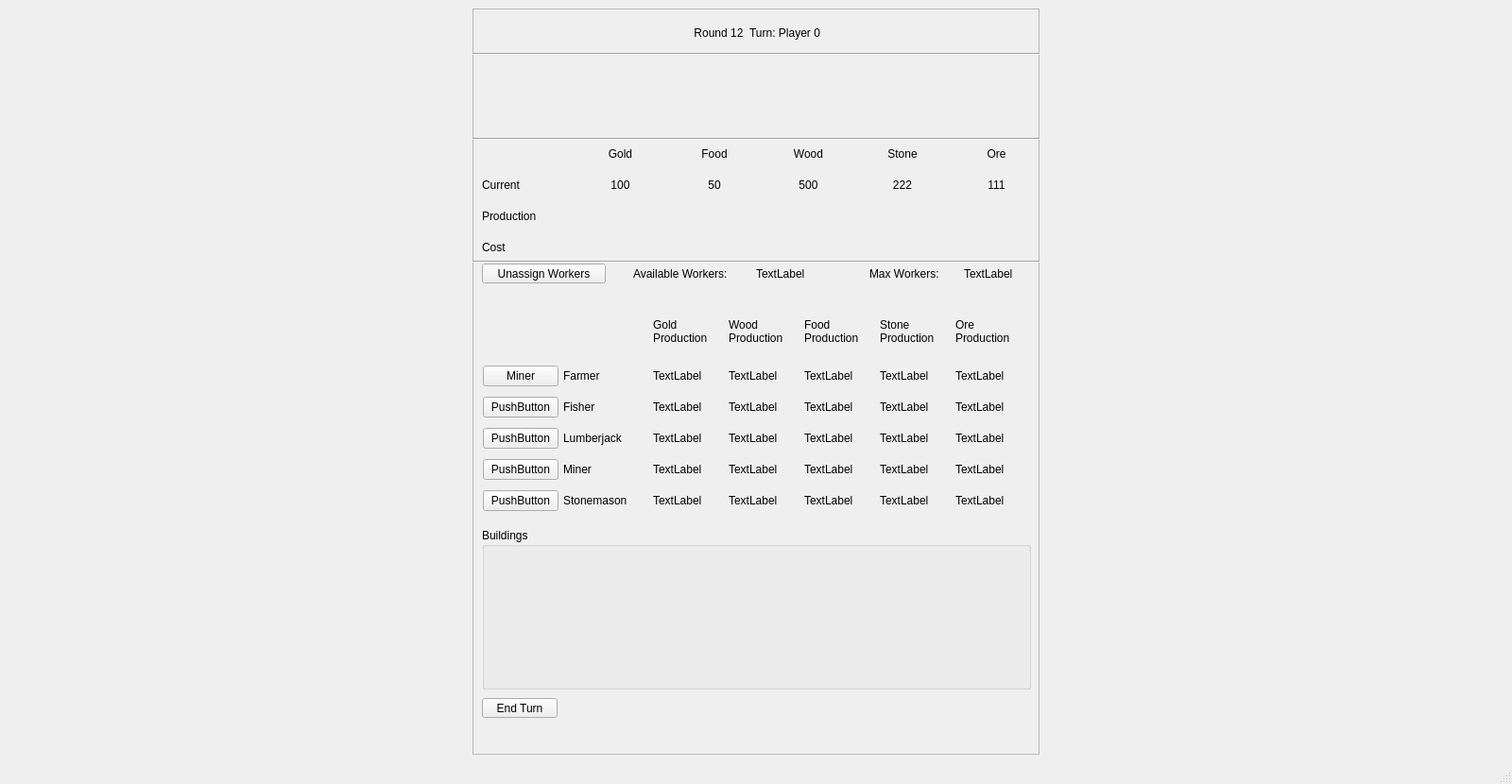
<?xml version="1.0" encoding="UTF-8"?>
<ui version="4.0">
 <class>MapWindow</class>
 <widget class="QMainWindow" name="MapWindow">
  <property name="geometry">
   <rect>
    <x>0</x>
    <y>0</y>
    <width>1600</width>
    <height>830</height>
   </rect>
  </property>
  <property name="minimumSize">
   <size>
    <width>0</width>
    <height>0</height>
   </size>
  </property>
  <property name="baseSize">
   <size>
    <width>0</width>
    <height>0</height>
   </size>
  </property>
  <property name="windowTitle">
   <string>MainWindow</string>
  </property>
  <widget class="QWidget" name="centralwidget">
   <layout class="QGridLayout" name="gridLayout">
    <item row="0" column="0" rowspan="4">
     <layout class="QVBoxLayout" name="verticalLayout_3"/>
    </item>
    <item row="0" column="1" rowspan="4">
     <widget class="QFrame" name="menuLayout">
      <property name="minimumSize">
       <size>
        <width>600</width>
        <height>0</height>
       </size>
      </property>
      <property name="maximumSize">
       <size>
        <width>600</width>
        <height>16777215</height>
       </size>
      </property>
      <property name="autoFillBackground">
       <bool>false</bool>
      </property>
      <property name="frameShape">
       <enum>QFrame::StyledPanel</enum>
      </property>
      <property name="frameShadow">
       <enum>QFrame::Raised</enum>
      </property>
      <widget class="QGroupBox" name="buildButtons">
       <property name="geometry">
        <rect>
         <x>10</x>
         <y>550</y>
         <width>581</width>
         <height>171</height>
        </rect>
       </property>
       <property name="title">
        <string>Buildings</string>
       </property>
       <widget class="QWidget" name="gridLayoutWidget_2">
        <property name="geometry">
         <rect>
          <x>10</x>
          <y>30</y>
          <width>561</width>
          <height>131</height>
         </rect>
        </property>
        <layout class="QGridLayout" name="buildGridLayout">
         <property name="sizeConstraint">
          <enum>QLayout::SetDefaultConstraint</enum>
         </property>
        </layout>
       </widget>
      </widget>
      <widget class="QPushButton" name="endTurnBtn">
       <property name="geometry">
        <rect>
         <x>10</x>
         <y>730</y>
         <width>80</width>
         <height>21</height>
        </rect>
       </property>
       <property name="text">
        <string>End Turn</string>
       </property>
      </widget>
      <widget class="QWidget" name="horizontalLayoutWidget">
       <property name="geometry">
        <rect>
         <x>0</x>
         <y>0</y>
         <width>601</width>
         <height>51</height>
        </rect>
       </property>
       <layout class="QHBoxLayout" name="horizontalLayout">
        <item>
         <spacer name="horizontalSpacer_2">
          <property name="orientation">
           <enum>Qt::Horizontal</enum>
          </property>
          <property name="sizeHint" stdset="0">
           <size>
            <width>40</width>
            <height>20</height>
           </size>
          </property>
         </spacer>
        </item>
        <item>
         <widget class="QLabel" name="roundIndicator">
          <property name="text">
           <string>Round 12</string>
          </property>
          <property name="alignment">
           <set>Qt::AlignCenter</set>
          </property>
         </widget>
        </item>
        <item>
         <widget class="QLabel" name="turnIndicator">
          <property name="enabled">
           <bool>true</bool>
          </property>
          <property name="text">
           <string>Turn: Player 0</string>
          </property>
          <property name="alignment">
           <set>Qt::AlignCenter</set>
          </property>
         </widget>
        </item>
        <item>
         <spacer name="horizontalSpacer">
          <property name="orientation">
           <enum>Qt::Horizontal</enum>
          </property>
          <property name="sizeHint" stdset="0">
           <size>
            <width>40</width>
            <height>20</height>
           </size>
          </property>
         </spacer>
        </item>
       </layout>
      </widget>
      <widget class="QWidget" name="gridLayoutWidget">
       <property name="geometry">
        <rect>
         <x>10</x>
         <y>310</y>
         <width>581</width>
         <height>231</height>
        </rect>
       </property>
       <layout class="QGridLayout" name="workerLayout" rowstretch="0,0,0,0,0,0" columnstretch="0,0,0,0,0,0,0" rowminimumheight="0,0,0,0,0,0" columnminimumwidth="0,0,0,0,0,0,0">
        <property name="sizeConstraint">
         <enum>QLayout::SetDefaultConstraint</enum>
        </property>
        <property name="spacing">
         <number>4</number>
        </property>
        <item row="5" column="3">
         <widget class="QLabel" name="worker5WoodLabel">
          <property name="text">
           <string>TextLabel</string>
          </property>
         </widget>
        </item>
        <item row="2" column="4">
         <widget class="QLabel" name="worker2FoodLabel">
          <property name="text">
           <string>TextLabel</string>
          </property>
         </widget>
        </item>
        <item row="1" column="5">
         <widget class="QLabel" name="worker1StoneLabel">
          <property name="text">
           <string>TextLabel</string>
          </property>
         </widget>
        </item>
        <item row="5" column="1">
         <widget class="QLabel" name="worker5TypeLabel">
          <property name="maximumSize">
           <size>
            <width>90</width>
            <height>16777215</height>
           </size>
          </property>
          <property name="text">
           <string>Stonemason</string>
          </property>
         </widget>
        </item>
        <item row="2" column="2">
         <widget class="QLabel" name="worker2GoldLabel">
          <property name="text">
           <string>TextLabel</string>
          </property>
         </widget>
        </item>
        <item row="1" column="1">
         <widget class="QLabel" name="worker1TypeLabel">
          <property name="maximumSize">
           <size>
            <width>90</width>
            <height>16777215</height>
           </size>
          </property>
          <property name="text">
           <string>Farmer</string>
          </property>
         </widget>
        </item>
        <item row="3" column="0">
         <widget class="QPushButton" name="setWorker3Btn">
          <property name="maximumSize">
           <size>
            <width>80</width>
            <height>16777215</height>
           </size>
          </property>
          <property name="text">
           <string>PushButton</string>
          </property>
         </widget>
        </item>
        <item row="2" column="0">
         <widget class="QPushButton" name="setWorker2Btn">
          <property name="maximumSize">
           <size>
            <width>80</width>
            <height>16777215</height>
           </size>
          </property>
          <property name="text">
           <string>PushButton</string>
          </property>
         </widget>
        </item>
        <item row="4" column="4">
         <widget class="QLabel" name="worker4FoodLabel">
          <property name="text">
           <string>TextLabel</string>
          </property>
         </widget>
        </item>
        <item row="4" column="3">
         <widget class="QLabel" name="worker4WoodLabel">
          <property name="text">
           <string>TextLabel</string>
          </property>
         </widget>
        </item>
        <item row="5" column="2">
         <widget class="QLabel" name="worker5GoldLabel">
          <property name="text">
           <string>TextLabel</string>
          </property>
         </widget>
        </item>
        <item row="4" column="2">
         <widget class="QLabel" name="worker4GoldLabel">
          <property name="text">
           <string>TextLabel</string>
          </property>
         </widget>
        </item>
        <item row="4" column="5">
         <widget class="QLabel" name="worker4StoneLabel">
          <property name="text">
           <string>TextLabel</string>
          </property>
         </widget>
        </item>
        <item row="5" column="5">
         <widget class="QLabel" name="worker5StoneLabel">
          <property name="text">
           <string>TextLabel</string>
          </property>
         </widget>
        </item>
        <item row="3" column="3">
         <widget class="QLabel" name="worker3WoodLabel">
          <property name="text">
           <string>TextLabel</string>
          </property>
         </widget>
        </item>
        <item row="3" column="5">
         <widget class="QLabel" name="worker3StoneLabel">
          <property name="text">
           <string>TextLabel</string>
          </property>
         </widget>
        </item>
        <item row="2" column="5">
         <widget class="QLabel" name="worker2StoneLabel">
          <property name="text">
           <string>TextLabel</string>
          </property>
         </widget>
        </item>
        <item row="5" column="4">
         <widget class="QLabel" name="worker5FoodLabel">
          <property name="text">
           <string>TextLabel</string>
          </property>
         </widget>
        </item>
        <item row="2" column="3">
         <widget class="QLabel" name="worker2WoodLabel">
          <property name="text">
           <string>TextLabel</string>
          </property>
         </widget>
        </item>
        <item row="1" column="2">
         <widget class="QLabel" name="worker1GoldLabel">
          <property name="text">
           <string>TextLabel</string>
          </property>
         </widget>
        </item>
        <item row="3" column="4">
         <widget class="QLabel" name="worker3FoodLabel">
          <property name="text">
           <string>TextLabel</string>
          </property>
         </widget>
        </item>
        <item row="4" column="0">
         <widget class="QPushButton" name="setWorker4Btn">
          <property name="maximumSize">
           <size>
            <width>80</width>
            <height>16777215</height>
           </size>
          </property>
          <property name="text">
           <string>PushButton</string>
          </property>
         </widget>
        </item>
        <item row="1" column="6">
         <widget class="QLabel" name="worker1OreLabel">
          <property name="text">
           <string>TextLabel</string>
          </property>
         </widget>
        </item>
        <item row="1" column="4">
         <widget class="QLabel" name="worker1FoodLabel">
          <property name="text">
           <string>TextLabel</string>
          </property>
         </widget>
        </item>
        <item row="2" column="6">
         <widget class="QLabel" name="worker2OreLabel">
          <property name="text">
           <string>TextLabel</string>
          </property>
         </widget>
        </item>
        <item row="1" column="0">
         <widget class="QPushButton" name="setWorker1Btn">
          <property name="maximumSize">
           <size>
            <width>80</width>
            <height>16777215</height>
           </size>
          </property>
          <property name="text">
           <string>Miner</string>
          </property>
         </widget>
        </item>
        <item row="1" column="3">
         <widget class="QLabel" name="worker1WoodLabel">
          <property name="text">
           <string>TextLabel</string>
          </property>
         </widget>
        </item>
        <item row="5" column="6">
         <widget class="QLabel" name="worker5OreLabel">
          <property name="text">
           <string>TextLabel</string>
          </property>
         </widget>
        </item>
        <item row="4" column="1">
         <widget class="QLabel" name="worker4TypeLabel">
          <property name="maximumSize">
           <size>
            <width>90</width>
            <height>16777215</height>
           </size>
          </property>
          <property name="text">
           <string>Miner</string>
          </property>
         </widget>
        </item>
        <item row="5" column="0">
         <widget class="QPushButton" name="setWorker5Btn">
          <property name="maximumSize">
           <size>
            <width>80</width>
            <height>16777215</height>
           </size>
          </property>
          <property name="text">
           <string>PushButton</string>
          </property>
         </widget>
        </item>
        <item row="4" column="6">
         <widget class="QLabel" name="worker4OreLabel">
          <property name="text">
           <string>TextLabel</string>
          </property>
         </widget>
        </item>
        <item row="3" column="2">
         <widget class="QLabel" name="worker3GoldLabel">
          <property name="text">
           <string>TextLabel</string>
          </property>
         </widget>
        </item>
        <item row="3" column="1">
         <widget class="QLabel" name="worker3TypeLabel">
          <property name="maximumSize">
           <size>
            <width>90</width>
            <height>16777215</height>
           </size>
          </property>
          <property name="text">
           <string>Lumberjack</string>
          </property>
         </widget>
        </item>
        <item row="3" column="6">
         <widget class="QLabel" name="worker3OreLabel">
          <property name="text">
           <string>TextLabel</string>
          </property>
         </widget>
        </item>
        <item row="2" column="1">
         <widget class="QLabel" name="worker2TypeLabel">
          <property name="maximumSize">
           <size>
            <width>90</width>
            <height>16777215</height>
           </size>
          </property>
          <property name="text">
           <string>Fisher</string>
          </property>
         </widget>
        </item>
        <item row="0" column="2">
         <widget class="QLabel" name="label_4">
          <property name="maximumSize">
           <size>
            <width>75</width>
            <height>50</height>
           </size>
          </property>
          <property name="text">
           <string>Gold Production</string>
          </property>
          <property name="wordWrap">
           <bool>true</bool>
          </property>
         </widget>
        </item>
        <item row="0" column="3">
         <widget class="QLabel" name="label_5">
          <property name="maximumSize">
           <size>
            <width>75</width>
            <height>100</height>
           </size>
          </property>
          <property name="text">
           <string>Wood Production</string>
          </property>
          <property name="wordWrap">
           <bool>true</bool>
          </property>
         </widget>
        </item>
        <item row="0" column="4">
         <widget class="QLabel" name="label_6">
          <property name="maximumSize">
           <size>
            <width>75</width>
            <height>50</height>
           </size>
          </property>
          <property name="text">
           <string>Food Production</string>
          </property>
          <property name="wordWrap">
           <bool>true</bool>
          </property>
         </widget>
        </item>
        <item row="0" column="5">
         <widget class="QLabel" name="label_7">
          <property name="maximumSize">
           <size>
            <width>75</width>
            <height>50</height>
           </size>
          </property>
          <property name="text">
           <string>Stone Production</string>
          </property>
          <property name="wordWrap">
           <bool>true</bool>
          </property>
         </widget>
        </item>
        <item row="0" column="6">
         <widget class="QLabel" name="label_8">
          <property name="maximumSize">
           <size>
            <width>75</width>
            <height>50</height>
           </size>
          </property>
          <property name="text">
           <string>Ore Production</string>
          </property>
          <property name="wordWrap">
           <bool>true</bool>
          </property>
         </widget>
        </item>
       </layout>
      </widget>
      <widget class="QWidget" name="layoutWidget">
       <property name="geometry">
        <rect>
         <x>10</x>
         <y>140</y>
         <width>591</width>
         <height>126</height>
        </rect>
       </property>
       <layout class="QGridLayout" name="resourceLayout" rowstretch="0,0,0,0,0,0" rowminimumheight="0,0,0,0,0,0">
        <property name="spacing">
         <number>6</number>
        </property>
        <item row="2" column="3">
         <widget class="QLabel" name="foodLabel">
          <property name="text">
           <string>50</string>
          </property>
          <property name="alignment">
           <set>Qt::AlignCenter</set>
          </property>
         </widget>
        </item>
        <item row="1" column="3">
         <widget class="QLabel" name="foodTitle">
          <property name="text">
           <string>Food</string>
          </property>
          <property name="alignment">
           <set>Qt::AlignCenter</set>
          </property>
         </widget>
        </item>
        <item row="1" column="5">
         <widget class="QLabel" name="woodTitle">
          <property name="text">
           <string>Wood</string>
          </property>
          <property name="alignment">
           <set>Qt::AlignCenter</set>
          </property>
         </widget>
        </item>
        <item row="2" column="5">
         <widget class="QLabel" name="woodLabel">
          <property name="text">
           <string>500</string>
          </property>
          <property name="alignment">
           <set>Qt::AlignCenter</set>
          </property>
         </widget>
        </item>
        <item row="1" column="1">
         <widget class="QLabel" name="goldTitle">
          <property name="text">
           <string>Gold</string>
          </property>
          <property name="alignment">
           <set>Qt::AlignCenter</set>
          </property>
         </widget>
        </item>
        <item row="4" column="7">
         <widget class="QLabel" name="oreTurnLabel">
          <property name="text">
           <string/>
          </property>
          <property name="alignment">
           <set>Qt::AlignCenter</set>
          </property>
         </widget>
        </item>
        <item row="1" column="7">
         <widget class="QLabel" name="oreTitle">
          <property name="text">
           <string>Ore</string>
          </property>
          <property name="alignment">
           <set>Qt::AlignCenter</set>
          </property>
         </widget>
        </item>
        <item row="2" column="1">
         <widget class="QLabel" name="goldLabel">
          <property name="text">
           <string>100</string>
          </property>
          <property name="alignment">
           <set>Qt::AlignCenter</set>
          </property>
         </widget>
        </item>
        <item row="2" column="7">
         <widget class="QLabel" name="oreLabel">
          <property name="text">
           <string>111</string>
          </property>
          <property name="alignment">
           <set>Qt::AlignCenter</set>
          </property>
         </widget>
        </item>
        <item row="4" column="0">
         <widget class="QLabel" name="label_2">
          <property name="text">
           <string>Production</string>
          </property>
         </widget>
        </item>
        <item row="4" column="1">
         <widget class="QLabel" name="goldTurnLabel">
          <property name="text">
           <string/>
          </property>
          <property name="alignment">
           <set>Qt::AlignCenter</set>
          </property>
         </widget>
        </item>
        <item row="2" column="6">
         <widget class="QLabel" name="stoneLabel">
          <property name="text">
           <string>222</string>
          </property>
          <property name="alignment">
           <set>Qt::AlignCenter</set>
          </property>
         </widget>
        </item>
        <item row="1" column="6">
         <widget class="QLabel" name="stoneTitle">
          <property name="text">
           <string>Stone</string>
          </property>
          <property name="alignment">
           <set>Qt::AlignCenter</set>
          </property>
         </widget>
        </item>
        <item row="4" column="6">
         <widget class="QLabel" name="stoneTurnLabel">
          <property name="text">
           <string/>
          </property>
          <property name="alignment">
           <set>Qt::AlignCenter</set>
          </property>
         </widget>
        </item>
        <item row="2" column="0">
         <widget class="QLabel" name="label">
          <property name="text">
           <string>Current</string>
          </property>
         </widget>
        </item>
        <item row="5" column="0">
         <widget class="QLabel" name="label_3">
          <property name="text">
           <string>Cost</string>
          </property>
         </widget>
        </item>
        <item row="5" column="1">
         <widget class="QLabel" name="goldCostLabel">
          <property name="font">
           <font>
            <weight>50</weight>
            <bold>false</bold>
            <underline>false</underline>
           </font>
          </property>
          <property name="text">
           <string/>
          </property>
          <property name="alignment">
           <set>Qt::AlignCenter</set>
          </property>
         </widget>
        </item>
        <item row="5" column="6">
         <widget class="QLabel" name="stoneCostLabel">
          <property name="text">
           <string/>
          </property>
          <property name="alignment">
           <set>Qt::AlignCenter</set>
          </property>
         </widget>
        </item>
        <item row="5" column="7">
         <widget class="QLabel" name="oreCostLabel">
          <property name="text">
           <string/>
          </property>
          <property name="textFormat">
           <enum>Qt::AutoText</enum>
          </property>
          <property name="alignment">
           <set>Qt::AlignCenter</set>
          </property>
         </widget>
        </item>
        <item row="4" column="3">
         <widget class="QLabel" name="foodTurnLabel">
          <property name="text">
           <string/>
          </property>
          <property name="alignment">
           <set>Qt::AlignCenter</set>
          </property>
         </widget>
        </item>
        <item row="4" column="5">
         <widget class="QLabel" name="woodTurnLabel">
          <property name="text">
           <string/>
          </property>
          <property name="alignment">
           <set>Qt::AlignCenter</set>
          </property>
         </widget>
        </item>
        <item row="5" column="5">
         <widget class="QLabel" name="woodCostLabel">
          <property name="text">
           <string/>
          </property>
          <property name="alignment">
           <set>Qt::AlignCenter</set>
          </property>
         </widget>
        </item>
        <item row="5" column="3">
         <widget class="QLabel" name="foodCostLabel">
          <property name="text">
           <string/>
          </property>
          <property name="alignment">
           <set>Qt::AlignCenter</set>
          </property>
         </widget>
        </item>
       </layout>
      </widget>
      <widget class="QLabel" name="workersAvailableLabel">
       <property name="geometry">
        <rect>
         <x>300</x>
         <y>270</y>
         <width>59</width>
         <height>21</height>
        </rect>
       </property>
       <property name="text">
        <string>TextLabel</string>
       </property>
      </widget>
      <widget class="QLabel" name="workersMaxLabel">
       <property name="geometry">
        <rect>
         <x>520</x>
         <y>270</y>
         <width>59</width>
         <height>21</height>
        </rect>
       </property>
       <property name="text">
        <string>TextLabel</string>
       </property>
      </widget>
      <widget class="QPushButton" name="unassignWorkerBtn">
       <property name="geometry">
        <rect>
         <x>10</x>
         <y>270</y>
         <width>131</width>
         <height>21</height>
        </rect>
       </property>
       <property name="text">
        <string>Unassign Workers</string>
       </property>
      </widget>
      <widget class="QLabel" name="gameMessageLabel">
       <property name="geometry">
        <rect>
         <x>0</x>
         <y>60</y>
         <width>481</width>
         <height>31</height>
        </rect>
       </property>
       <property name="text">
        <string/>
       </property>
       <property name="wordWrap">
        <bool>true</bool>
       </property>
      </widget>
      <widget class="Line" name="line">
       <property name="geometry">
        <rect>
         <x>0</x>
         <y>40</y>
         <width>601</width>
         <height>16</height>
        </rect>
       </property>
       <property name="orientation">
        <enum>Qt::Horizontal</enum>
       </property>
      </widget>
      <widget class="Line" name="line_3">
       <property name="geometry">
        <rect>
         <x>0</x>
         <y>130</y>
         <width>601</width>
         <height>16</height>
        </rect>
       </property>
       <property name="orientation">
        <enum>Qt::Horizontal</enum>
       </property>
      </widget>
      <widget class="Line" name="line_4">
       <property name="geometry">
        <rect>
         <x>0</x>
         <y>260</y>
         <width>601</width>
         <height>16</height>
        </rect>
       </property>
       <property name="orientation">
        <enum>Qt::Horizontal</enum>
       </property>
      </widget>
      <widget class="QLabel" name="workersAvailableLabel_2">
       <property name="geometry">
        <rect>
         <x>170</x>
         <y>270</y>
         <width>131</width>
         <height>21</height>
        </rect>
       </property>
       <property name="text">
        <string>Available Workers: </string>
       </property>
      </widget>
      <widget class="QLabel" name="workersAvailableLabel_3">
       <property name="geometry">
        <rect>
         <x>420</x>
         <y>270</y>
         <width>101</width>
         <height>21</height>
        </rect>
       </property>
       <property name="text">
        <string>Max Workers:</string>
       </property>
      </widget>
     </widget>
    </item>
   </layout>
  </widget>
  <widget class="QMenuBar" name="menubar">
   <property name="geometry">
    <rect>
     <x>0</x>
     <y>0</y>
     <width>1600</width>
     <height>25</height>
    </rect>
   </property>
  </widget>
  <widget class="QStatusBar" name="statusbar"/>
 </widget>
 <resources/>
 <connections/>
</ui>
